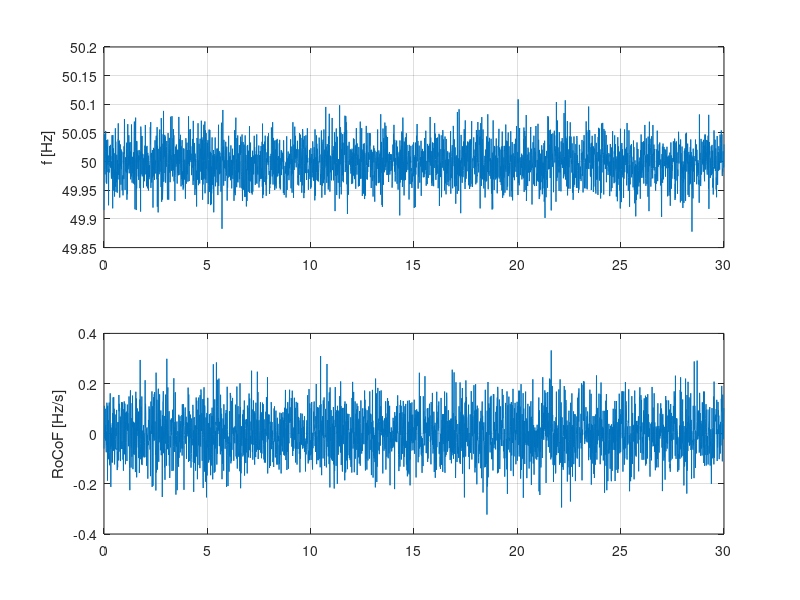

Here is the MATLAB script that generated this plot: (Note: this script raises an error after producing the figure.)
% Script to generate different frequency signals for the use of the PFC
% DLL.
clear;close all;clc;
%% Preprocessing

% params
Tmax = 30; % [s]
dt = 0.01; % [s]
f0 = 50; % [Hz] grid frequency

% noise parameters
P_noise     = 1e-3;
% triangle parameters
shape = 1/2; % 1/2 = triangle
amplitude = 0.2; 

% generate base signal
t = 0:dt:Tmax;

% select signal type
SignalType = "noisy"; % possible: triangle, noisy
AvgWindow  = 50;

switch SignalType
    case "noisy"
        f_constant = ones(1,length(t))*f0;
        % add noise
        rng(1); % initialize random number generator to get the same results every time
        noise = sqrt(P_noise) * randn(size(t));
        f_noisy = f_constant + noise;
        f = f_noisy;
        RoCoF = diff(movmean(f,AvgWindow))./dt;
    case "triangle"
        f = sawtooth(t,shape)*amplitude + f0;
        RoCoF = diff(f)./dt;
    otherwise
        error("No case with this name")
end

% calculate RoCoF



% Plot signal
figure("Name","FrequencySignalGeneration")
subplot(211)
hold on; grid on; box on
plot(t,f);
ylabel("f [Hz]")

subplot(212)
hold on; grid on; box on
plot(t(1:end-1),RoCoF);
ylabel("RoCoF [Hz/s]")

% Frequency Statistics
fprintf("min. f: %.2f Hz\n",min(f));
fprintf("max. f: %.2f Hz\n",max(f));
fprintf("max. abs. RoCoF: %.2f Hz/s\n",max(abs(RoCoF)));

%% Generate csv file
% frequency
m = [t;f]';
writematrix(m,"FrequencySignal.csv");
